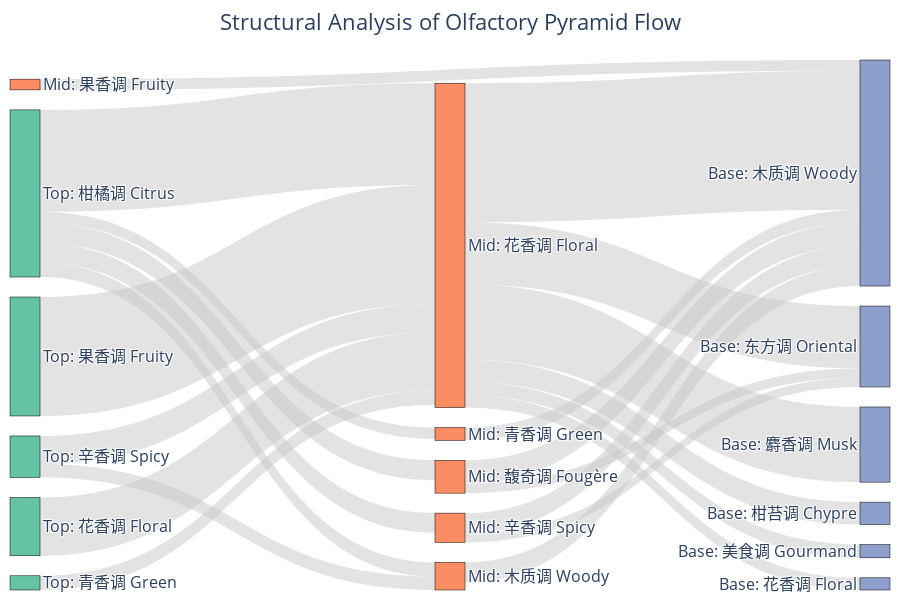

Notebook cell for this chart:
### Code cell
# 4. Sankey Diagram - Olfactory Pyramid Structure Analysis

def get_dominant_class_en(notes_str):
    if pd.isna(notes_str): return None
    notes = [n.strip() for n in notes_str.replace('、', ',').split(',')]
    classes = [note_class_map.get(n, '其他') for n in notes]
    if not classes: return 'Other'
    dom_class = Counter(classes).most_common(1)[0][0]
    trans_map = {
        '花香调': '花香调 Floral', '木质调': '木质调 Woody', '东方调': '东方调 Oriental', 
        '柑橘调': '柑橘调 Citrus', '果香调': '果香调 Fruity', '馥奇调': '馥奇调 Fougère', 
        '绿叶调': '绿叶调 Green', '水生调': '水生调 Aquatic', '甘苔调': '甘苔调 Chypre', 
        '皮革调': '皮革调 Leather', '美食调': '美食调 Gourmand', '辛香调': '辛香调 Spicy',
        '醛香调': '醛香调 Aldehyde', '素心兰调': '素心兰调 Chypre', '清新调': '清新调 Fresh', 
        '其他': '其他 Other',
        '木质香调': '木质调 Woody', '美食香调': '美食调 Gourmand', '皮革香调': '皮革调 Leather', 
        '青香调': '青香调 Green', '海洋调': '海洋调 Marine', '麝香调': '麝香调 Musk', 
        '柑苔香调': '柑苔调 Chypre', '树脂调': '树脂调 Resinous', '概念性': '概念性 Conceptual'
    }
    if dom_class not in trans_map and dom_class in class_trans:
        val = class_trans[dom_class]
        if '\n' in val:
            trans_map[dom_class] = val.replace('\n', ' ')
    return trans_map.get(dom_class, dom_class)

sankey_data = []
for _, row in df_1976.iterrows():
    top = get_dominant_class_en(row['top_notes'])
    mid = get_dominant_class_en(row['middle_notes'])
    base = get_dominant_class_en(row['base_notes'])
    if top and mid:
        sankey_data.append({'source': f"Top: {top}", 'target': f"Mid: {mid}", 'value': 1})
    if mid and base:
        sankey_data.append({'source': f"Mid: {mid}", 'target': f"Base: {base}", 'value': 1})

df_sankey = pd.DataFrame(sankey_data)
df_sankey = df_sankey.groupby(['source', 'target']).count().reset_index()
df_sankey = df_sankey[df_sankey['value'] > 30] 

all_nodes = list(pd.concat([df_sankey['source'], df_sankey['target']]).unique())
node_map = {node: i for i, node in enumerate(all_nodes)}
node_colors = ["#66c2a5" if "Top" in n else "#fc8d62" if "Mid" in n else "#8da0cb" for n in all_nodes]

fig = go.Figure(data=[go.Sankey(
    node = dict(
      pad = 20,
      thickness = 30,
      line = dict(color = "black", width = 0.5),
      label = all_nodes,
      color = node_colors
    ),
    link = dict(
      source = [node_map[s] for s in df_sankey['source']],
      target = [node_map[t] for t in df_sankey['target']],
      value = df_sankey['value'],
      color = "rgba(200, 200, 200, 0.5)" 
  ))])

fig.update_layout(
    title={'text': "Structural Analysis of Olfactory Pyramid Flow", 'x': 0.5, 'xanchor': 'center'},
    font_size=16,
    width=900,
    height=600,
    template='plotly_white',
    margin=dict(t=60, l=10, r=10, b=10)
)
fig.write_image("img/Olfactory_Pyramid_Sankey.png", scale=3)
fig.show()

### Figure 1 — Plotly figure (JSON) as saved in the notebook; plotly's stock layout.template omitted (floating-point values rounded to 4 significant figures)
{"data": [{"link": {"color": "rgba(200, 200, 200, 0.5)", "source": [0, 1, 2, 2, 2, 2, 2, 2, 3, 3, 4, 5, 5, 6, 7, 7, 7, 7, 7, 8, 9, 9, 10], "target": [11, 11, 12, 11, 13, 14, 15, 16, 12, 11, 11, 12, 11, 2, 0, 2, 3, 4, 5, 2, 0, 2, 2], "value": [69, 37, 215, 479, 77, 46, 42, 259, 31, 70, 44, 33, 80, 410, 49, 351, 68, 39, 69, 201, 46, 97, 49]}, "node": {"color": ["#fc8d62", "#fc8d62", "#fc8d62", "#fc8d62", "#fc8d62", "#fc8d62", "#66c2a5", "#66c2a5", "#66c2a5", "#66c2a5", "#66c2a5", "#8da0cb", "#8da0cb", "#8da0cb", "#8da0cb", "#8da0cb", "#8da0cb"], "label": ["Mid: 木质调 Woody", "Mid: 果香调 Fruity", "Mid: 花香调 Floral", "Mid: 辛香调 Spicy", "Mid: 青香调 Green", "Mid: 馥奇调 Fougère", "Top: 果香调 Fruity", "Top: 柑橘调 Citrus", "Top: 花香调 Floral", "Top: 辛香调 Spicy", "Top: 青香调 Green", "Base: 木质调 Woody", "Base: 东方调 Oriental", "Base: 柑苔调 Chypre", "Base: 美食调 Gourmand", "Base: 花香调 Floral", "Base: 麝香调 Musk"], "line": {"color": "black", "width": 0.5}, "pad": 20, "thickness": 30}, "type": "sankey"}], "layout": {"font": {"size": 16}, "height": 600, "margin": {"b": 10, "l": 10, "r": 10, "t": 60}, "title": {"text": "Structural Analysis of Olfactory Pyramid Flow", "x": 0.5, "xanchor": "center"}, "width": 900}}
